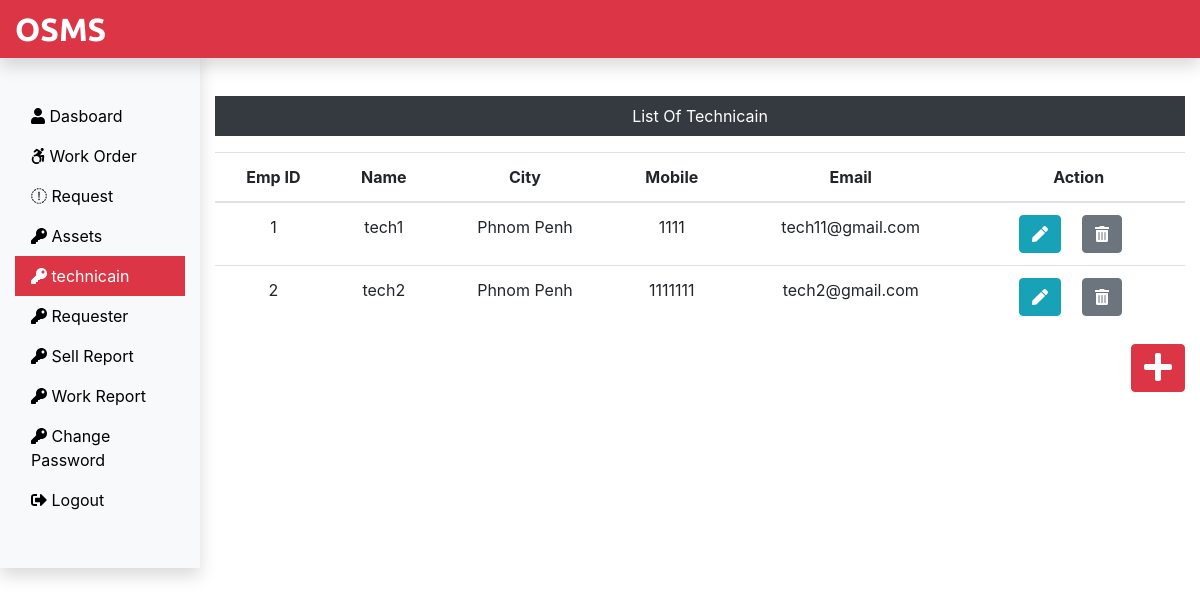
Page /Admin/technicain.php (signed in) on the committed database.
### tables this page shows
CREATE TABLE IF NOT EXISTS `technician_tb` (
  `emp_id` int(11) NOT NULL AUTO_INCREMENT,
  `emp_name` varchar(100) NOT NULL,
  `emp_city` varchar(100) NOT NULL,
  `emp_mobile` bigint(20) NOT NULL,
  `emp_email` varchar(100) NOT NULL,
  PRIMARY KEY (`emp_id`)
);

### Admin/technicain.php (the view, shortened to what this page needs)
<?php
include('../dbConnection.php');
include('include/header.php');
?>
<div class="col-sm-9 col-md-10 mt-5 text-center">
    <p class="bg-dark text-white p-2"> List Of Technicain</p>
    <?php
    $sql = "SELECT * FROM technician_tb";
    $result = $conn->query($sql);
    if($result->num_rows > 0){
       echo '<table class="table">';
           echo '<thead>';
               echo '<tr>';
                   echo '<th scope="col"> Emp ID</th>';
                   echo '<th scope="col"> Name</th>';
                   echo '<th scope="col"> City</th>';
                   echo '<th scope="col"> Mobile</th>';
                   echo '<th scope="col"> Email</th>';
                   echo '<th scope="col"> Action</th>';
               echo '</tr>';
           echo '</thead>';
           echo '<tbody>';
           while($row = $result->fetch_assoc()){
            echo '<tr>';
                echo '<td>'.$row["emp_id"].'</td>';
                echo '<td>'.$row["emp_name"].'</td>';
                echo '<td>'.$row["emp_city"].'</td>';
                echo '<td>'.$row["emp_mobile"].'</td>';
                echo '<td>'.$row["emp_email"].'</td>';
               echo '<td>';
                   echo '<form action="editemp.php" method="POST" class="d-inline">';
                       echo '<input type="hidden" name="id" value=' .$row["emp_id"].'> <button class="btn btn-info mr-3" name="edit" value="Edit">
                       <i class="fas fa-pen"></i>
                       </button>';
                   echo '</form>';
                   echo '<form action="" method="POST" class="d-inline">';
                   echo '<input type="hidden" name="id" value=' .$row["emp_id"].'> <button class="btn btn-secondary mr-3" name="delete" value="Delete">
                   <i class="fas fa-trash-alt"></i>
                   </button>';
               echo '</form>';
               echo '</td>';
            echo '</tr>';
           }
           echo '</tbody>';
       echo '</table>';
    }else{
        echo '0 Result';
    }
    ?>
        <div class="float-right" style="float: right;">
            <a href="insertemp.php" class="btn btn-danger"> <i class="fas fa-plus fa-2x"></i></a>
        </div>
</div>
    </div>
</div>
</body>
</html>

### css/custom.css (style rules this page uses)
a { color: black; }

### rows in the picture
technician_tb: emp_id "1", emp_name "tech1", emp_city "Phnom Penh", emp_mobile "1111", emp_email "tech11@gmail.com"
technician_tb: emp_id "2", emp_name "tech2", emp_city "Phnom Penh", emp_mobile "1111111", emp_email "tech2@gmail.com"
